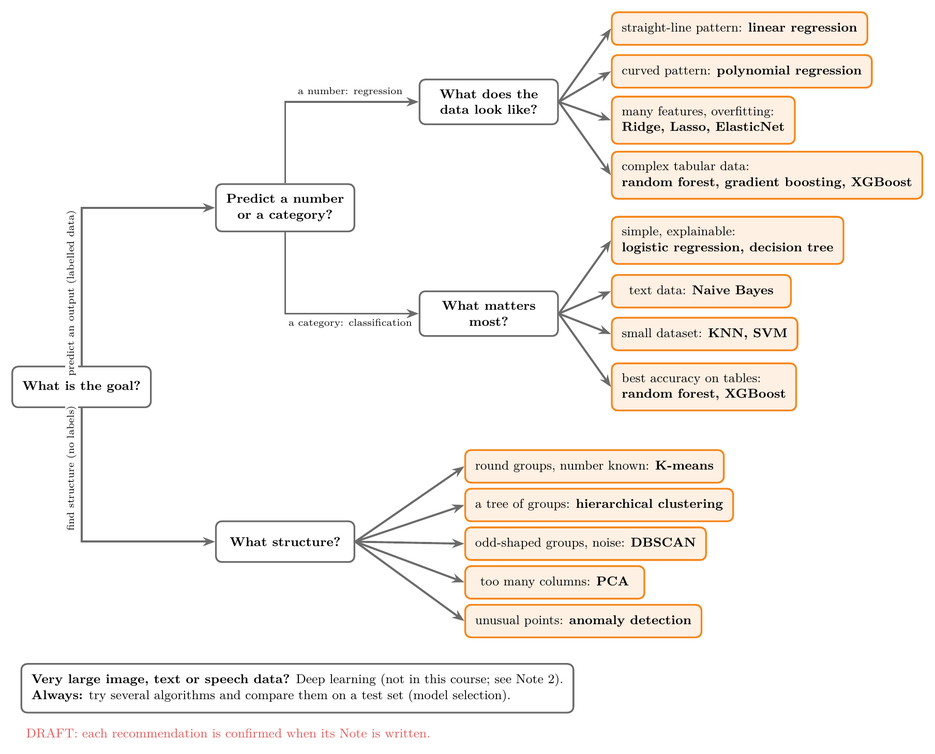
#> input picture 01-course-map/images/algorithm_chooser.png, 935 x 754 px, shrunk from 1808 x 1458 before the run; its folder holds only this picture in this run
$ python -i pipe_flow.py   (imports and definitions only)
#> lines starting #> are read from the running program, lines starting #| are printed output that depends on the picture
"""One new passenger flowing through the fitted Titanic pipeline, step by step.
Values are the real outputs of the Notebook's fitted pipe for [2, male, 31.0, 0, 0, 10.5, S].
Run: python pipe_flow.py  -> pipe_flow.mp4, pipe_flow.gif, pipe_flow_frames.png"""
import shutil
import subprocess
from pathlib import Path

from manim import *
from PIL import Image, ImageOps

HERE = Path(__file__).parent
BLUE_C, ORANGE_C, GREEN_C, RED_C, PURPLE_C, GREY_C = "#4C78A8", "#F58518", "#54A24B", "#E45756", "#B279A2", "#6B6B6B"
# [1 line not run here, left out]
MONO = "Latin Modern Mono"
W, HEAD_H, CELL_H, ROW_Y = 1.34, 0.5, 0.5, 1.2

STEPS = [("trf1", "impute", PURPLE_C), ("trf2", "one-hot", ORANGE_C), ("trf3", "scale", GREEN_C),
         ("trf4", "select 8", RED_C), ("trf5", "tree", BLUE_C)]

# each stage: list of (key, header, value, colour, source key)
S0 = [("Pclass", "Pclass", "2", GREY_C, None), ("Sex", "Sex", "male", GREY_C, None),
      ("Age", "Age", "31.0", GREY_C, None), ("SibSp", "SibSp", "0", GREY_C, None),
      ("Parch", "Parch", "0", GREY_C, None), ("Fare", "Fare", "10.5", GREY_C, None),
      ("Embarked", "Embarked", "S", GREY_C, None)]
S1 = [("Age", "Age", "31.0", PURPLE_C, "Age"), ("Embarked", "Embarked", "S", PURPLE_C, "Embarked"),
      ("Pclass", "Pclass", "2", GREY_C, "Pclass"), ("Sex", "Sex", "male", GREY_C, "Sex"),
      ("SibSp", "SibSp", "0", GREY_C, "SibSp"), ("Parch", "Parch", "0", GREY_C, "Parch"),
      ("Fare", "Fare", "10.5", GREY_C, "Fare")]
S2 = [("eC", "Emb_C", "0", ORANGE_C, "Embarked"), ("eQ", "Emb_Q", "0", ORANGE_C, "Embarked"),
      ("eS", "Emb_S", "1", ORANGE_C, "Embarked"), ("sF", "Sex_f", "0", ORANGE_C, "Sex"),
      ("sM", "Sex_m", "1", ORANGE_C, "Sex"), ("Age", "Age", "31.0", GREY_C, "Age"),
      ("Pclass", "Pclass", "2", GREY_C, "Pclass"), ("SibSp", "SibSp", "0", GREY_C, "SibSp"),
      ("Parch", "Parch", "0", GREY_C, "Parch"), ("Fare", "Fare", "10.5", GREY_C, "Fare")]
SCALED = {"Age": "0.38", "Pclass": "0.5", "Fare": "0.02"}
S3 = [(k, h, SCALED.get(k, v), GREEN_C, k) for k, h, v, _, _ in S2]
S4 = [(k, h, v, RED_C, k) for k, h, v, _, _ in S3 if k not in ("eQ", "Age")]


def fit(t, width):
    return t.scale_to_fit_width(width) if t.width > width else t


# [15 lines left out: functions cell, row, not called in this run]


# [83 lines that did not run here, left out]


def key_frames_grid(frames, out, cols=2, gap=16, pad=20):
    # crop every frame to the area any frame uses, so the PDF grid is not mostly white space
    boxes = [ImageOps.invert(f.convert("RGB")).getbbox() for f in frames]
    l, t = min(b[0] for b in boxes) - pad, min(b[1] for b in boxes) - pad
    r, b_ = max(b[2] for b in boxes) + pad, max(b[3] for b in boxes) + pad
    frames = [f.crop((max(l, 0), max(t, 0), r, b_)) for f in frames]
    w, h = frames[0].size
    rows = (len(frames) + cols - 1) // cols
    sheet = Image.new("RGB", (cols * w + (cols - 1) * gap, rows * h + (rows - 1) * gap), "white")
    for i, f in enumerate(frames):
        sheet.paste(f.convert("RGB"), ((i % cols) * (w + gap), (i // cols) * (h + gap)))
    sheet.save(out)


# [14 lines not run here, left out]

>>> import cv2
>>> picture = cv2.imread('../../../../01-course-map/images/algorithm_chooser.png', cv2.IMREAD_GRAYSCALE)
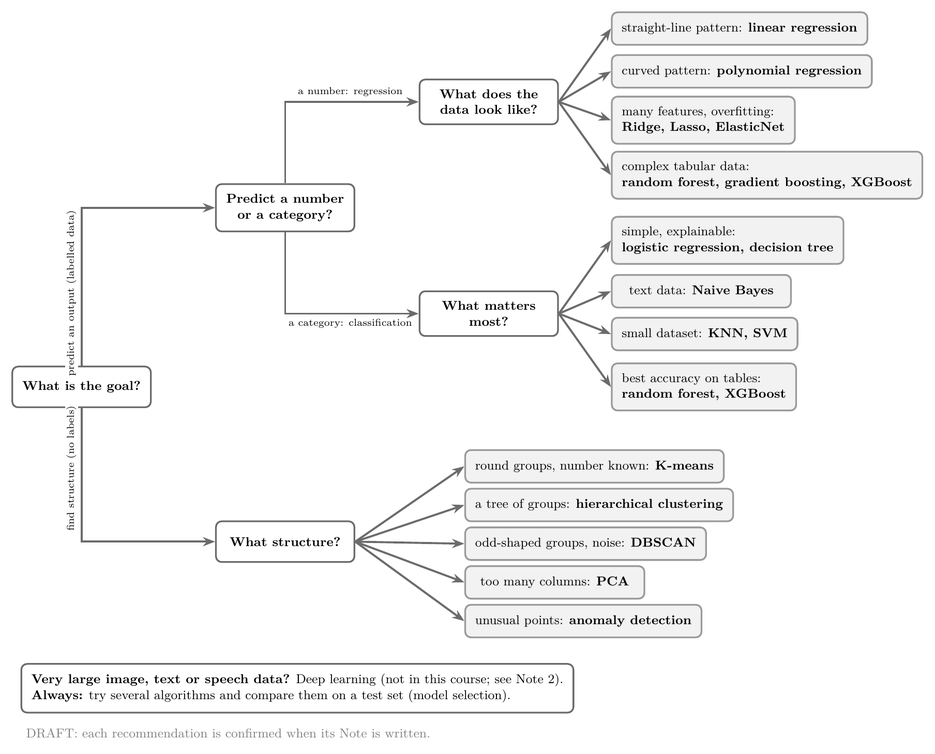
#> picture: shape (754, 935); min 0, max 255, mean 245.1
>>> result = key_frames_grid(picture, 'out.png')
#> (the run stopped early here; a loop or call above may not have finished)
